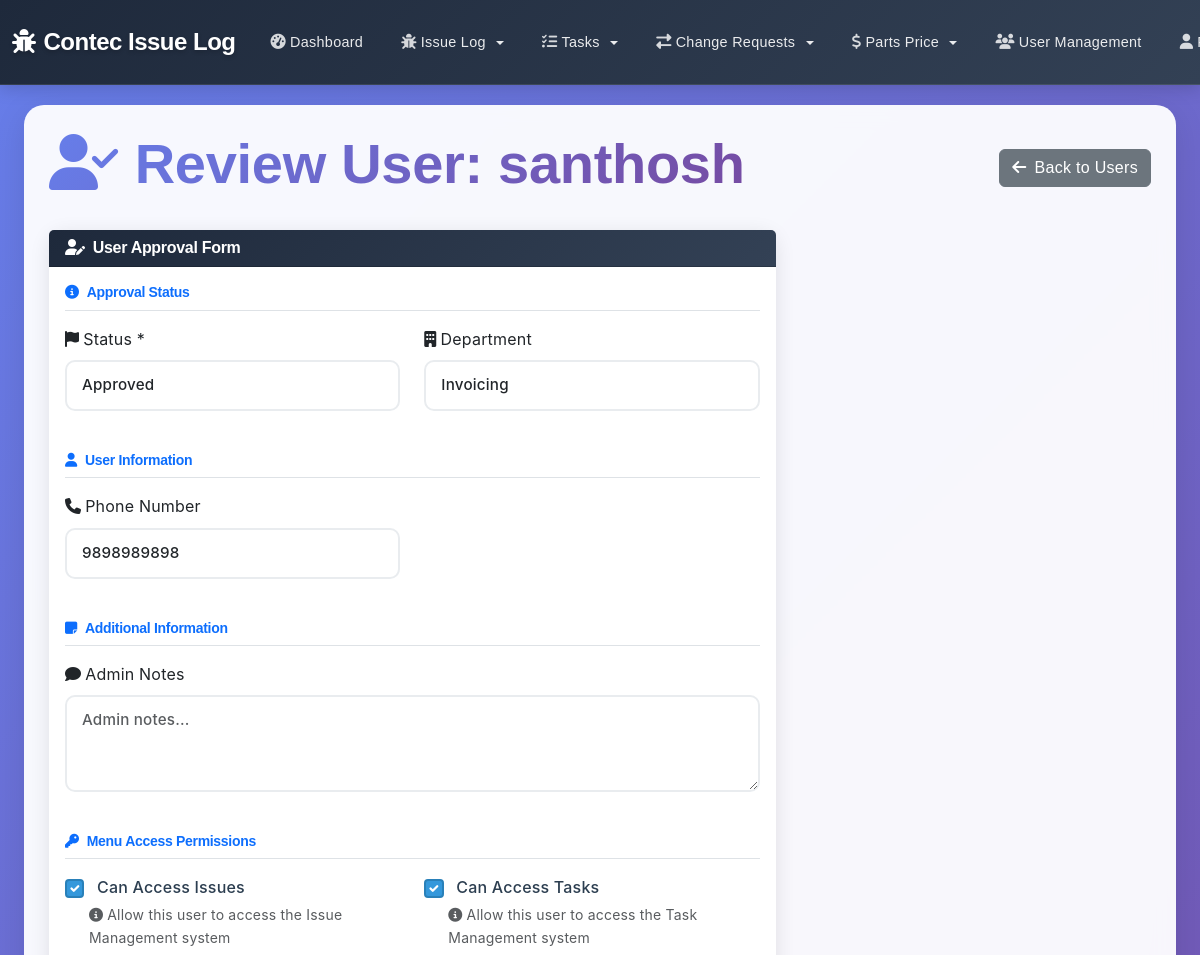
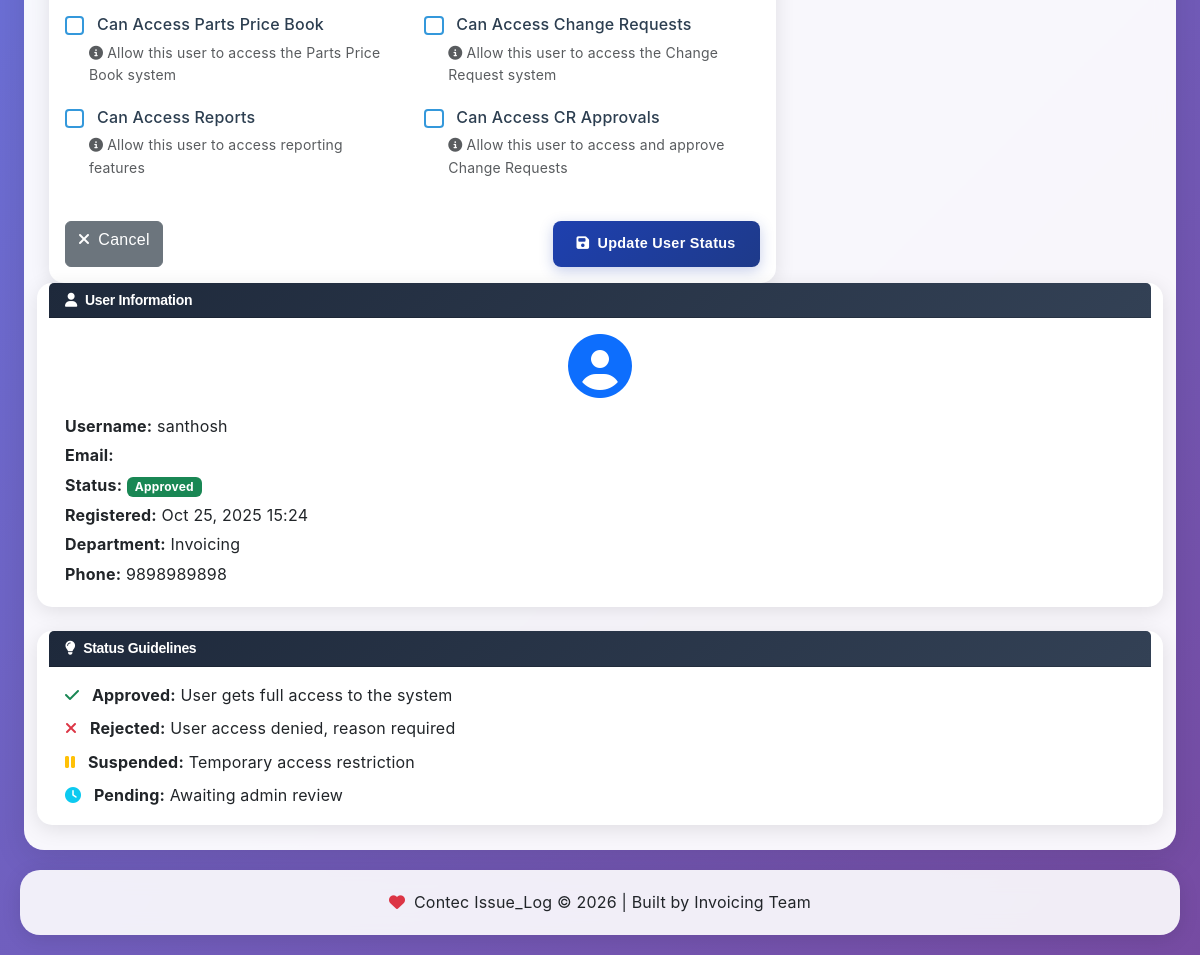
The page /users/2/approve/ (signed in) on the database its author committed (2 pictures, top to bottom).
### base/models.py (models this page shows, shortened)
class UserProfile(models.Model):
    user = models.OneToOneField(User, on_delete=models.CASCADE, related_name='profile')
    status = models.CharField(
        max_length=20,
        choices=USER_STATUS_CHOICES,
        default='pending',
        verbose_name="Approval Status"
    )
    approved_by = models.ForeignKey(
        User,
        on_delete=models.SET_NULL,
        null=True,
        blank=True,
        related_name='approved_users',
        verbose_name="Approved By"
    )
    approved_at = models.DateTimeField(null=True, blank=True, verbose_name="Approved At")
    rejection_reason = models.TextField(null=True, blank=True, verbose_name="Rejection Reason")
    department = models.CharField(max_length=100, null=True, blank=True, verbose_name="Department")
    phone_number = models.CharField(max_length=20, null=True, blank=True, verbose_name="Phone Number")
    notes = models.TextField(null=True, blank=True, verbose_name="Admin Notes")
    show_tips = models.BooleanField(default=True, verbose_name="Show Tips on Issue Create")
    can_access_approvals = models.BooleanField(default=False, verbose_name="Can Access CR Approvals")
    can_access_issues = models.BooleanField(default=True, verbose_name="Can Access Issues")
    can_access_parts = models.BooleanField(default=False, verbose_name="Can Access Parts Price Book")
    can_access_cr = models.BooleanField(default=False, verbose_name="Can Access Change Requests")
    can_access_tasks = models.BooleanField(default=True, verbose_name="Can Access Tasks")
    can_access_reports = models.BooleanField(default=False, verbose_name="Can Access Reports")
    created_at = models.DateTimeField(auto_now_add=True)
    updated_at = models.DateTimeField(auto_now=True)
    class Meta:
        verbose_name = "User Profile"
        verbose_name_plural = "User Profiles"
        ordering = ['-created_at']

### base/views.py (the view)
# urls.py: path('users/<int:user_id>/approve/', approve_user, name='approve-user'),
@login_required
def approve_user(request, user_id):
    if not request.user.is_superuser:
        messages.error(request, 'You do not have permission to perform this action.')
        return redirect('dashboard')
    try:
        profile = UserProfile.objects.get(user_id=user_id)
    except UserProfile.DoesNotExist:
        messages.error(request, 'User profile not found.')
        return redirect('user-management')
    if request.method == 'POST':
        form = UserApprovalForm(request.POST, instance=profile)
        if form.is_valid():
            old_status = profile.status
            profile = form.save(commit=False)
            if profile.status == 'approved' and old_status != 'approved':
                profile.approved_by = request.user
                profile.approved_at = timezone.now()
                profile.rejection_reason = None  # Clear rejection reason if approved
                user = profile.user
                user.user_permissions.add(
                    *[
                        'base.can_view_issue',
                        'base.can_add_issue',
                        'base.can_change_issue',
                        'base.can_export_issue',
                    ]
                )
                messages.success(request, f'User {profile.user.username} has been approved successfully!')
            elif profile.status == 'rejected':
                profile.approved_by = None
                profile.approved_at = None
                user = profile.user
                user.user_permissions.clear()
                messages.warning(request, f'User {profile.user.username} has been rejected.')
            elif profile.status == 'suspended':
                messages.warning(request, f'User {profile.user.username} has been suspended.')
            profile.save()
            return redirect('user-management')
    else:
        form = UserApprovalForm(instance=profile)
    context = {
        'form': form,
        'profile': profile,
    }
    return render(request, 'base/approve_user.html', context)

### base/templates/base/approve_user.html (shortened to what this page needs)
{% extends 'base/base.html' %}
{% block content %}
<div class="d-flex justify-content-between align-items-center mb-4">
    <h1 class="display-4 fw-bold" style="background: linear-gradient(135deg, #667eea 0%, #764ba2 100%); -webkit-background-clip: text; -webkit-text-fill-color: transparent;">
        <i class="fas fa-user-check me-3"></i>Review User: {{ profile.user.username }}
    </h1>
    <a href="{% url 'user-management' %}" class="btn btn-secondary">
        <i class="fas fa-arrow-left me-2"></i>Back to Users
    </a>
</div>
<div class="row">
    <div class="col-lg-8">
        <div class="card">
            <div class="card-header" style="background: linear-gradient(135deg, #667eea 0%, #764ba2 100%); color: white;">
                <h5 class="mb-0">
                    <i class="fas fa-user-edit me-2"></i>User Approval Form
                </h5>
            </div>
            <div class="card-body">
                <form method="post" id="approvalForm">
                    <div class="row mb-4">
                        <div class="col-12">
                            <h6 class="text-primary border-bottom pb-2 mb-3">
                                <i class="fas fa-info-circle me-2"></i>Approval Status
                            </h6>
                        </div>
                        <div class="col-md-6 mb-3">
                            <label for="{{ form.status.id_for_label }}" class="form-label">
                                <i class="fas fa-flag me-1"></i>Status *
                            </label>
                            {{ form.status }}
                        </div>
                        <div class="col-md-6 mb-3">
                            <label for="{{ form.department.id_for_label }}" class="form-label">
                                <i class="fas fa-building me-1"></i>Department
                            </label>
                            {{ form.department }}
                        </div>
                    </div>
                    <div class="row mb-4">
                        <div class="col-12">
                            <h6 class="text-primary border-bottom pb-2 mb-3">
                                <i class="fas fa-user me-2"></i>User Information
                            </h6>
                        </div>
                        <div class="col-md-6 mb-3">
                            <label for="{{ form.phone_number.id_for_label }}" class="form-label">
                                <i class="fas fa-phone me-1"></i>Phone Number
                            </label>
                            {{ form.phone_number }}
                        </div>
                    </div>
                    <div class="row mb-4">
                        <div class="col-12">
                            <h6 class="text-primary border-bottom pb-2 mb-3">
                                <i class="fas fa-sticky-note me-2"></i>Additional Information
                            </h6>
                        </div>
                        <div class="col-12 mb-3">
                            <label for="{{ form.notes.id_for_label }}" class="form-label">
                                <i class="fas fa-comment me-1"></i>Admin Notes
                            </label>
                            {{ form.notes }}
                        </div>
                    </div>
                    <div class="row mb-4">
                        <div class="col-12">
                            <h6 class="text-primary border-bottom pb-2 mb-3">
                                <i class="fas fa-key me-2"></i>Menu Access Permissions
                            </h6>
                        </div>
                        <div class="col-md-6 mb-3">
                            <div class="form-check">
                                {{ form.can_access_issues }}
                                <label for="{{ form.can_access_issues.id_for_label }}" class="form-check-label">
                                    {{ form.can_access_issues.label }}
                                </label>
                                {% if form.can_access_issues.help_text %}
                                    <small class="form-text text-muted d-block mt-1">
                                        <i class="fas fa-info-circle me-1"></i>{{ form.can_access_issues.help_text }}
                                    </small>
                                {% endif %}
                            </div>
                        </div>
                        <div class="col-md-6 mb-3">
                            <div class="form-check">
                                {{ form.can_access_tasks }}
                                <label for="{{ form.can_access_tasks.id_for_label }}" class="form-check-label">
                                    {{ form.can_access_tasks.label }}
                                </label>
                                {% if form.can_access_tasks.help_text %}
                                    <small class="form-text text-muted d-block mt-1">
                                        <i class="fas fa-info-circle me-1"></i>{{ form.can_access_tasks.help_text }}
                                    </small>
                                {% endif %}
                            </div>
                        </div>
                        <div class="col-md-6 mb-3">
                            <div class="form-check">
                                {{ form.can_access_parts }}
                                <label for="{{ form.can_access_parts.id_for_label }}" class="form-check-label">
                                    {{ form.can_access_parts.label }}
                                </label>
                                {% if form.can_access_parts.help_text %}
                                    <small class="form-text text-muted d-block mt-1">
                                        <i class="fas fa-info-circle me-1"></i>{{ form.can_access_parts.help_text }}
                                    </small>
                                {% endif %}
                            </div>
                        </div>
                        <div class="col-md-6 mb-3">
                            <div class="form-check">
                                {{ form.can_access_cr }}
                                <label for="{{ form.can_access_cr.id_for_label }}" class="form-check-label">
                                    {{ form.can_access_cr.label }}
                                </label>
                                {% if form.can_access_cr.help_text %}
                                    <small class="form-text text-muted d-block mt-1">
                                        <i class="fas fa-info-circle me-1"></i>{{ form.can_access_cr.help_text }}
                                    </small>
                                {% endif %}
                            </div>
                        </div>
                        <div class="col-md-6 mb-3">
                            <div class="form-check">
                                {{ form.can_access_reports }}
                                <label for="{{ form.can_access_reports.id_for_label }}" class="form-check-label">
                                    {{ form.can_access_reports.label }}
                                </label>
                                {% if form.can_access_reports.help_text %}
                                    <small class="form-text text-muted d-block mt-1">
                                        <i class="fas fa-info-circle me-1"></i>{{ form.can_access_reports.help_text }}
                                    </small>
                                {% endif %}
                            </div>
                        </div>
                        <div class="col-md-6 mb-3">
                            <div class="form-check">
                                {{ form.can_access_approvals }}
                                <label for="{{ form.can_access_approvals.id_for_label }}" class="form-check-label">
                                    {{ form.can_access_approvals.label }}
                                </label>
                                {% if form.can_access_approvals.help_text %}
                                    <small class="form-text text-muted d-block mt-1">
                                        <i class="fas fa-info-circle me-1"></i>{{ form.can_access_approvals.help_text }}
                                    </small>
                                {% endif %}
                            </div>
                        </div>
                    </div>
                    <div class="d-flex justify-content-between">
                        <a href="{% url 'user-management' %}" class="btn btn-secondary">
                            <i class="fas fa-times me-2"></i>Cancel
                        </a>
                        <button type="submit" class="btn btn-primary">
                            <i class="fas fa-save me-2"></i>Update User Status
                        </button>
                    </div>
                </form>
            </div>
        </div>
    </div>
        <div class="card mb-4">
            <div class="card-header" style="background: linear-gradient(135deg, #4facfe 0%, #00f2fe 100%); color: white;">
                <h6 class="mb-0">
                    <i class="fas fa-user me-2"></i>User Information
                </h6>
            </div>
            <div class="card-body">
                <div class="text-center mb-3">
                    <i class="fas fa-user-circle fa-4x text-primary"></i>
                </div>
                <p class="mb-1"><strong>Username:</strong> {{ profile.user.username }}</p>
                <p class="mb-1"><strong>Email:</strong> {{ profile.user.email }}</p>
                <p class="mb-1"><strong>Status:</strong>
                    {% if profile.status == 'pending' %}
                        <span class="badge bg-warning">{{ profile.get_status_display }}</span>
                    {% elif profile.status == 'approved' %}
                        <span class="badge bg-success">{{ profile.get_status_display }}</span>
                    {% elif profile.status == 'rejected' %}
                        <span class="badge bg-danger">{{ profile.get_status_display }}</span>
                    {% elif profile.status == 'suspended' %}
                        <span class="badge bg-secondary">{{ profile.get_status_display }}</span>
                    {% endif %}
                </p>
                <p class="mb-1"><strong>Registered:</strong> {{ profile.created_at|date:"M d, Y H:i" }}</p>
                {% if profile.department %}
                    <p class="mb-1"><strong>Department:</strong> {{ profile.department }}</p>
                {% endif %}
                {% if profile.phone_number %}
                    <p class="mb-1"><strong>Phone:</strong> {{ profile.phone_number }}</p>
                {% endif %}
            </div>
        </div>
        <div class="card">
            <div class="card-header" style="background: linear-gradient(135deg, #43e97b 0%, #38f9d7 100%); color: white;">
                <h6 class="mb-0">
                    <i class="fas fa-lightbulb me-2"></i>Status Guidelines
                </h6>
            </div>
            <div class="card-body">
                <ul class="list-unstyled mb-0">
                    <li class="mb-2">
                        <i class="fas fa-check text-success me-2"></i>
                        <strong>Approved:</strong> User gets full access to the system
                    </li>
                    <li class="mb-2">
                        <i class="fas fa-times text-danger me-2"></i>
                        <strong>Rejected:</strong> User access denied, reason required
                    </li>
                    <li class="mb-2">
                        <i class="fas fa-pause text-warning me-2"></i>
                        <strong>Suspended:</strong> Temporary access restriction
                    </li>
                    <li class="mb-0">
                        <i class="fas fa-clock text-info me-2"></i>
                        <strong>Pending:</strong> Awaiting admin review
                    </li>
                </ul>
            </div>
        </div>
    </div>
</div>
{% endblock %}

### rows shown on the page
UserProfile: user.username "santhosh", status "Approved", department "Invoicing", phone_number "9898989898", can_access_issues "☑", can_access_tasks "☑", created_at "Oct 25, 2025 15:24"
